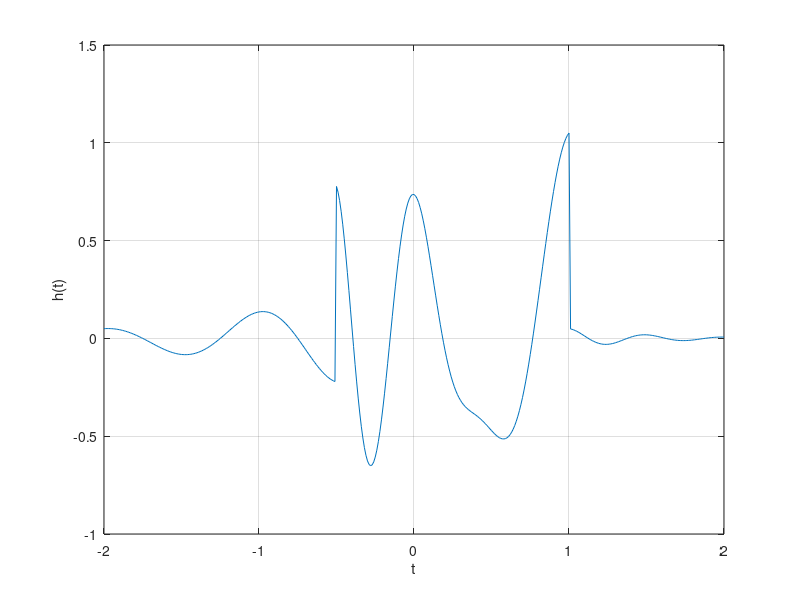
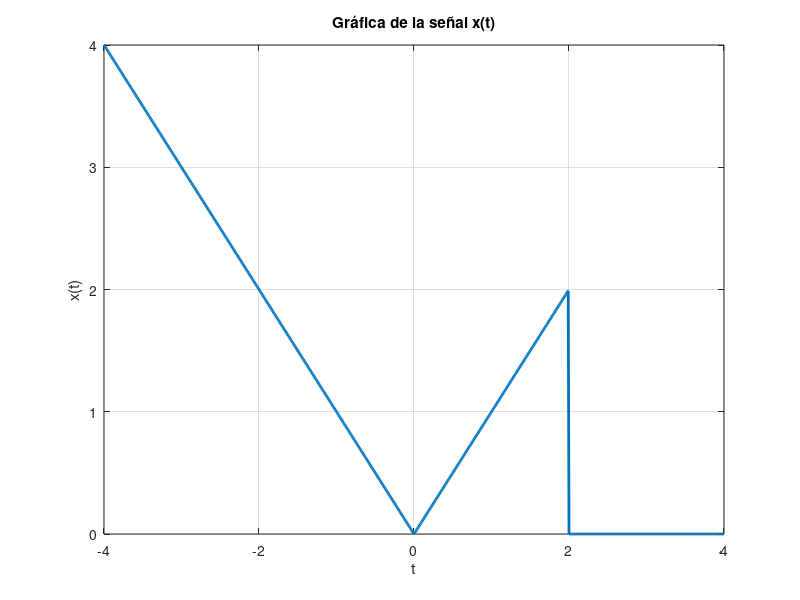
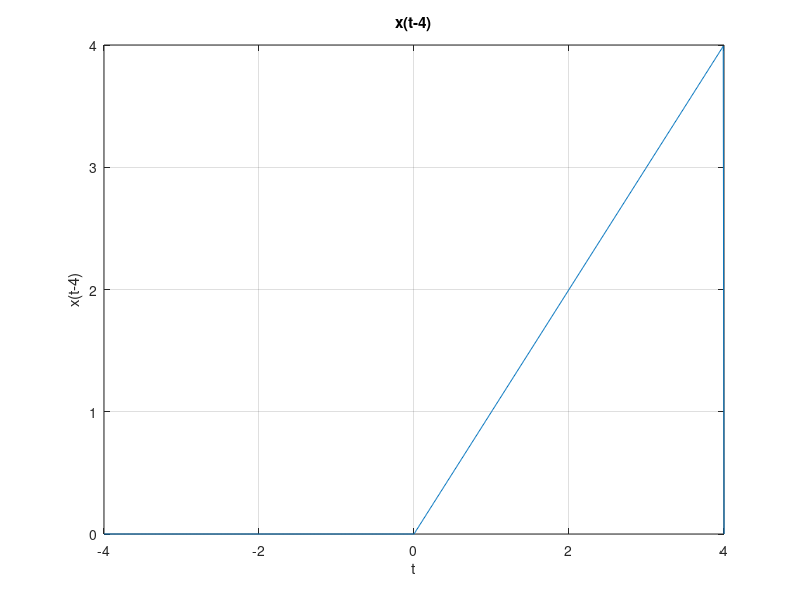
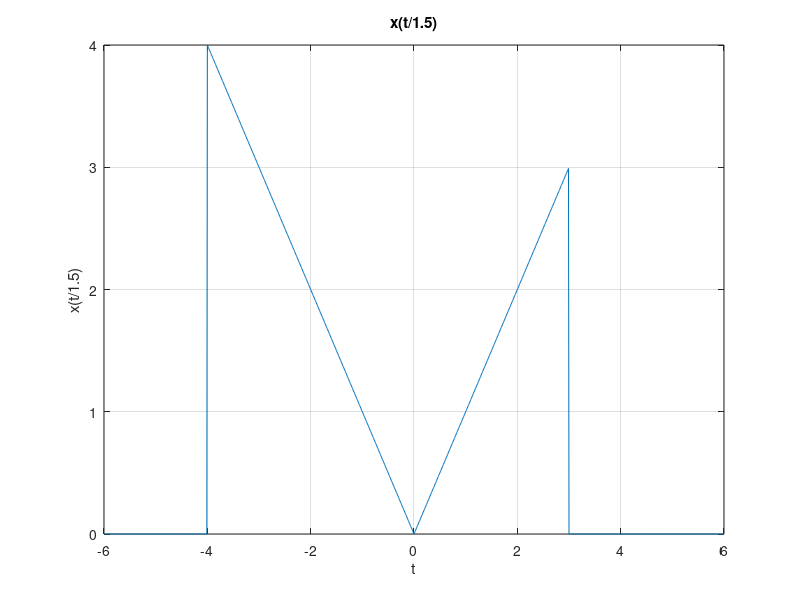

These charts were generated, in order, by the following MATLAB code: (Note: this script raises an error after producing the figures.)
       %% Práctica 3: Señales en tiempo continuo
% * Lopez Solano Irvin
% * Moreno Castro Jose Pablo
% * Pedraza Ocampo Eduardo
% * Portillo Martinez Carolina
% * Reyes Alvarez Angel
%
    %% *Objetivo* 
% Hoy vamos a hablar sobre el objetivo de nuestra práctica relacionada con señales de tiempo continuo. 
% 
% Nuestro Objetivo de la Práctica es el siguiente:
% 
% Queremos crear una página web donde podamos presentar y explicar ejercicios resueltos de señales de tiempo continuo utilizando MATLAB. Para lograrlo, vamos a seguir estos pasos juntos:
% 
% 1. Lo primero es crear una cuenta en [GitHub](https://github.com/) si todavía no la tienes.
% 
% 2. Después, nos vamos a familiarizar con cómo funciona GitHub, especialmente en lo que se refiere a la gestión de repositorios y cómo cargar archivos.
% 
% 3. Utilizaremos MATLAB para resolver ejercicios específicos de señales de tiempo continuo.
% 
% 4. Luego, vamos a crear una página web que incluya una descripción detallada de nuestra práctica (asegurándonos de cambiar la etiqueta de 'Práctica 1' a 'Práctica 3' en el documento HTML) y vamos a agregar un enlace al video que describe el contenido de la práctica (cambiando la etiqueta de 'Práctica 1' a 'Práctica 3' en el enlace del video).
% 
% 5. Después, alojaremos nuestra página web en GitHub, de modo que cualquiera pueda acceder a ella a través de un enlace.
% 
% 6. Por último, compartiremos el enlace de la página web y los archivos de nuestra aplicación en la tarea correspondiente en Teams, siguiendo una nomenclatura específica.
% 
% Nuestro objetivo final es demostrar nuestra capacidad para utilizar GitHub como plataforma de alojamiento web y para presentar ejercicios resueltos de señales de tiempo continuo de una manera clara y organizada. Esta práctica nos permitirá desarrollar habilidades técnicas, aprender a utilizar herramientas de desarrollo colaborativo y mejorar nuestras habilidades de comunicación al presentar nuestros resultados en línea.
% 

    %% *Introduccion* 
%
% La comprensión de las señales y sistemas es esencial en el mundo de la ingeniería, las ciencias aplicadas y muchas otras disciplinas. Richard Lathi, con su renombrado libro de señales y sistemas, ha proporcionado una sólida base de conocimientos en este campo. Si estás buscando recursos para ayudarte a entender y dominar estos conceptos, has llegado al lugar correcto.
%
% En esta página web, hemos emprendido la tarea de resolver una variedad de ejercicios seleccionados de "Señales y Sistemas" de Lathi. Nuestro objetivo es ofrecerte soluciones claras y detalladas, junto con explicaciones paso a paso, para ayudarte a abordar estos desafiantes problemas de manera efectiva.
%
% Ya seas un estudiante que busca apoyo adicional, un profesional en busca de repaso o simplemente alguien curioso por aprender más sobre señales y sistemas, aquí encontrarás recursos útiles para mejorar tu comprensión. Cada ejercicio resuelto está cuidadosamente explicado, y estamos comprometidos en proporcionarte una experiencia de aprendizaje enriquecedora.
%
% Te invitamos a explorar nuestra colección de ejercicios resueltos y a utilizarlos como referencia en tu estudio de señales y sistemas. Además, si tienes preguntas o necesitas aclaraciones adicionales, no dudes en ponerte en contacto con nosotros.
%
% Acompáñanos en este viaje de descubrimiento y aprendizaje, mientras exploramos los fascinantes conceptos de señales y sistemas, y los aplicamos en la resolución de problemas del mundo real.

%% Sección 1.11 Lathi
% Seccion 1 Problema 1. Se reprodujo la seccion 1.11 de Lathi
% 
f = @(t) exp(-t).*cos(2*pi*t);
t = 0; f(t)
f(0)
t = (-2:2);
f(t)
plot(t,f(t));
xlabel('t'); ylabel('f(t)'); grid;
t = (-2:0.01:2);
plot(t,f(t));
xlabel('t'); ylabel('f(t)'); grid;
u = @(t) 1.0.*(t>=0);
t = (-2:2); plot(t,u(t));
xlabel('t'); ylabel('u(t)');
t = (-2:0.01:2); plot(t,u(t));
xlabel('t'); ylabel('u(t)');
axis([-2 2 -0.1 1.1]);
p = @(t) 1.0.*((t>=0)&(t<1));
t = (-1:0.01:2); plot(t,p(t));
xlabel('t'); ylabel('p(t) = u(t)-u(t-1)');
axis([-1 2 -.1 1.1]);
g = @(t) f(t).*u(t);
t = (-2:0.01:2);
plot(t,g(2*t+1)); xlabel('t'); ylabel('g(2t+1)'); grid;
plot(t,g(-t+1)); xlabel('t'); ylabel('g(-t+1)'); grid;
plot(t,g(2*t+1)+g(-t+1)); xlabel('t'); ylabel('h(t)'); grid;
x = @(t) exp(-t).*((t>=0)&(t<1));
t = (0:0.01:1);
E_x = sum(x(t).*x(t)*0.01)
x_squared = @(t) x(t).*x(t);
E_x = quad(x_squared,0,1)
g_squared = @(t) g(t).*g(t);
t = (0:0.001:100);
E_g = sum(g_squared(t)*0.001)
E_g = quad(g_squared,0,100)
%
%
% 
%% Solución al problema 1.2-2 
% Se soluciona el problema 1.2-2 de Lathi, el cual dice lo siguiente:
% Para la señal x(t) de la siguiente grafica
t = -4:0.01:4;
x = zeros(size(t));
x(t >= -4 & t < 0) = -t(t >= -4 & t < 0);
x(t >= 0 & t < 2) = t(t >= 0 & t < 2);

figure;
plot(t, x, 'LineWidth', 2);
xlabel('t');
ylabel('x(t)');
title('Gráfica de la señal x(t)');
grid on;

%Para (a) x(t−4)
% (b) x(t/1.5)
% (c) x(−t)
% (d) x(2t−4)
% (e) x(2−t)
% Solución
% a) x(t-4):
t = -4:0.01:4; 
x = zeros(size(t));
x(t >= 0 & t < 4) = t(t >= 0 & t < 4); 
figure;
plot(t, x);
xlabel('t');
ylabel('x(t-4)');
title('x(t-4)');
grid on;

% b) x(t/1.5):
t = -6:0.01:6; 
x = zeros(size(t)); 
x(t >= -4 & t < 0) = -t(t >= -4 & t < 0); 
x(t >= 0 & t < 3) = t(t >= 0 & t < 3); 
figure;
plot(t, x);
xlabel('t');
ylabel('x(t/1.5)');
title('x(t/1.5)');
grid on;

% c) x(-t)
t = -4:0.01:4;
x = zeros(size(t)); 
x(t >= 0 & t < 4) = t(t >= 0 & t < 4); 
figure;
plot(t, x);
xlabel('t');
ylabel('x(-t)');
title('x(-t)');
grid on;

% d) x(2t-4):
t = -2:0.01:2;
x = zeros(size(t)); 
x(t >= 0 & t < 2) = t(t >= 0 & t < 2); 
figure;
plot(t, x);
xlabel('t');
ylabel('x(2t-4)');
title('x(2t-4)');
grid on;

% e) x(2-t)
t = -4:0.01:4; 
x = zeros(size(t));
x(t >= 0 & t < 2) = t(t >= 0 & t < 2); 
figure;
plot(t, x);
xlabel('t');
ylabel('x(2-t)');
title('x(2-t)');
grid on;

%% Solucion al problema 1.11-1
%
% Proporciona código MATLAB y su salida que tracen la parte impar xo(t) de la función x(t) =2−t cos(2πt)u(t−π) sobre un intervalo de longitud adecuada
% usando un número adecuado de puntos.
%
% Definimos el vector de tiempo
t = linspace(-2, 4, 1000); % Personaliza el intervalo y el número de puntos según tus necesidades

% Definimos la función x(t)
x = @(t) (2.^-t) .* cos(2 * pi * t) .* (t >= pi);

% Calculamos la porción impar xo(t)
xo = 0.5 * (x(t) - x(-t));

% Creamos una gráfica para xo(t)
plot(t, xo);
title('Representación Gráfica de la Porción Impar xo(t)');
xlabel('t');
ylabel('xo(t)');
grid on;
%
%
%% Construccion de grafica
% Construye la grafica para  
% syms t k;
% expression = cos(2*pi*k*t);
% sum_expression = symsum(expression, k, 1, 10);
% disp(sum_expression);
%
t = linspace(0, 1, 1000);
figure;
for i = 1:4
    y = zeros(size(t));
    for k = 1:i
        y = y + cos(2*pi*k*t);
    end
   
    subplot(2, 2, i); 
    
    plot(t, y, 'LineWidth', 2);
    title(['Suma parcial hasta k = ' num2str(i)]);
    xlabel('t');
    ylabel('y(t)');
    grid on;
end
%

%% Solucion al problema 1.11-3
% Define x(t) = e^(t(1+j2π)) * u(−t) y y(t) = Re(2x((-5-t)/2))
% a) Usa MATLAB para graficar Re{x(t)} versus Im{x(at)} para a = 0.5, 1 y 2, y -10 ≤ t ≤ 10. 
% ¿Qué tan importante es el factor de escala a en la forma de la figura resultante?
% b) Usa MATLAB para graficar y(t) en el intervalo -10 ≤ t ≤ 10. Determina analíticamente el
% tiempo t0 donde y(t) tiene una discontinuidad de salto. Verifica tu cálculo de  utilizando
% la gráfica de y(t).
% c) Usa MATLAB e integración numérica para calcular la energía Ex de la señal x(t).
% d) Usa MATLAB e integración numérica para calcular la energía Ey de la señal y(t).

% Para el punto a)
% 
t = -10:0.01:10;
a_values = [0.5, 1, 2];
figure;

for i = 1:length(a_values)
    a = a_values(i);
    x_t = exp(t * (1j * 2 * pi * a)) .* (t >= 0);
    
    subplot(length(a_values), 1, i);
    plot(imag(x_t), real(x_t), 'LineWidth', 2);
    title(['Re\{x(t)\} for a = ' num2str(a)]);
    xlabel('Im\{x(at)\}');
    ylabel('Re\{x(at)\}');
    grid on;
end

% b) Graficar y(t) y determinante
x_t = exp(t * (1j * 2 * pi * 2)) .* (t >= 0);
y_t = real(2 * x_t((-5 - t) / 2));

figure;
plot(t, y_t, 'LineWidth', 2);
title('y(t)');
xlabel('t');
ylabel('y(t)');
grid on;

t_0 = 0;

disp(['Analytical t_0: ' num2str(t_0)]);
disp(['Jump at t_0: ' num2str(y_t(t == t_0))]);

% c) Energia Ex
x_t = exp(t * (1j * 2 * pi * 2)) .* (t >= 0);
E_x = trapz(t, abs(x_t).^2);
disp(['Energy E_x: ' num2str(E_x)]);

% d) Energia Ey
x_t = exp(t * (1j * 2 * pi * 2)) .* (t >= 0);
y_t = real(2 * x_t((-5 - t) / 2));
E_y = trapz(t, abs(y_t).^2);

disp(['Energy E_y: ' num2str(E_y)]);


 


